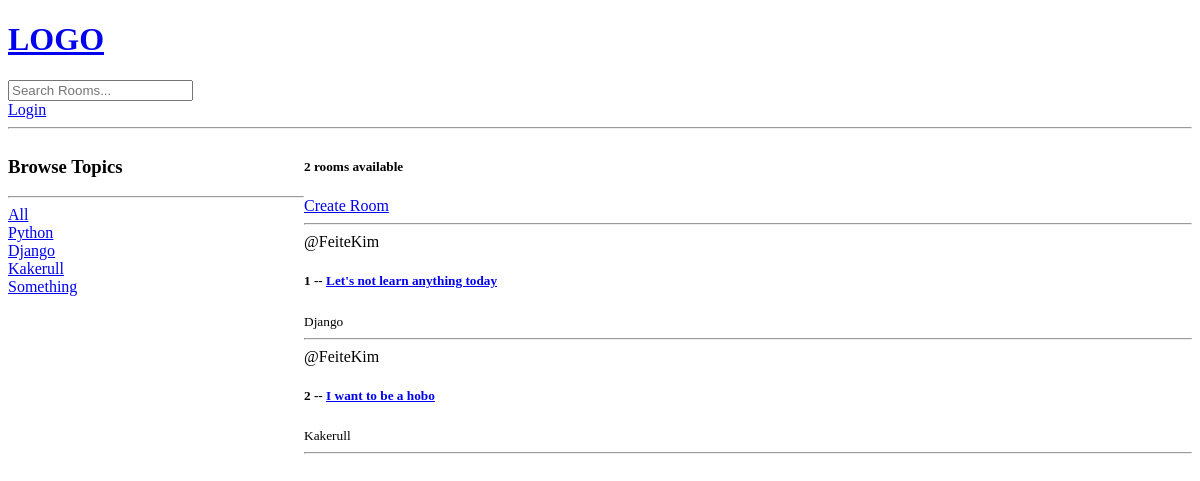
The app's page /, older data.
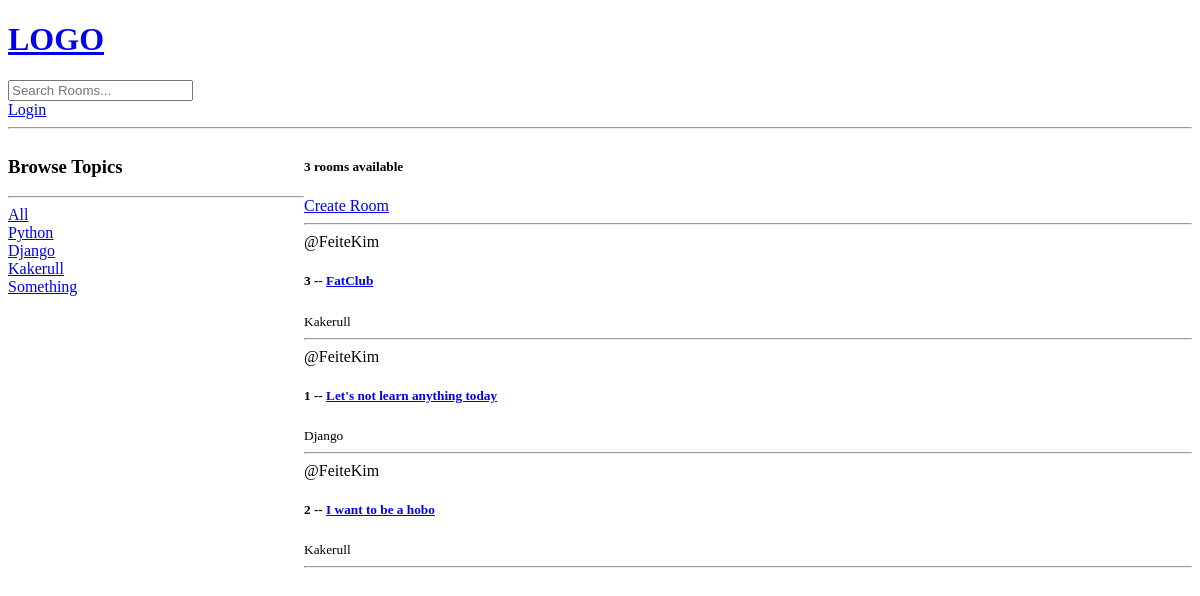
The same page, newer data.
### base/models.py (models this page shows, shortened)
class Topic(models.Model):
    name = models.CharField(max_length=200)

class Room(models.Model):
    host = models.ForeignKey(User, on_delete=models.SET_NULL, null=True)
    topic = models.ForeignKey(Topic, on_delete=models.SET_NULL, null=True) #If a topic is deleted
    name = models.CharField(max_length=200)
    description = models.TextField(null=True, blank=True) #Allows for data to be blank when creating new data
    updated = models.DateTimeField(auto_now=True) #Saves the timestamp when data is saved
    created = models.DateTimeField(auto_now_add=True) #Only take a timestamp when the data is created
    class Meta:
        ordering = ['-updated', '-created']

### base/views.py (the view)
# urls.py: path('', views.home, name='home'),
def home(request):
    q = request.GET.get('q') if request.GET.get('q') != None else '' #q is equal to whatever we pass into the url
    rooms = Room.objects.filter(  #Check if a object contain the value in q and set that to 'room', the Q allows us to check if q is in multiple fields
        Q(topic__name__icontains=q) |
        Q(name__icontains=q) |
        Q(description__icontains=q)
        )
    topics = Topic.objects.all()
    room_count = rooms.count() #Gives us the number of rooms
    context = {'rooms': rooms, 'topics': topics, 'room_count': room_count}
    return render(request, 'base/home.html', context)

### base/templates/base/home.html (shortened to what this page needs)
{% extends 'main.html' %}
{% block content %}
<div class="home-container">
    <div>
        <h3>Browse Topics</h3>
        <hr>
        <div>
            <a href="{% url 'home' %}">All</a>
        </div>
        {% for topic in topics %}
        <div>
            <a href="{%url 'home' %}?q={{topic.name}}">{{topic.name}}</a>
        </div>
        {% endfor %}
    </div>
    <div>
        <h5>{{room_count}} rooms available</h5>
        <a href="{% url 'create-room' %}">Create Room</a>
        <hr>
        <div>
            {% for room in rooms %}
            <div>
                <span>@{{room.host.username}}</span>
                <h5>{{room.id}} -- <a href="{% url 'room' room.id %}">{{room.name}}</a></h5>
                <small>{{room.topic.name}}</small>
                <hr>
            </div>
            {% endfor %}
        </div>
    </div>
</div>
{% endblock content %}

Row changes from the older to the newer data that the page shows:
added Room: host.username "FeiteKim", id "3", name "FatClub", topic.name "Kakerull"
Text that changed along with them:
{{ room_count }}: "2" → "3"
